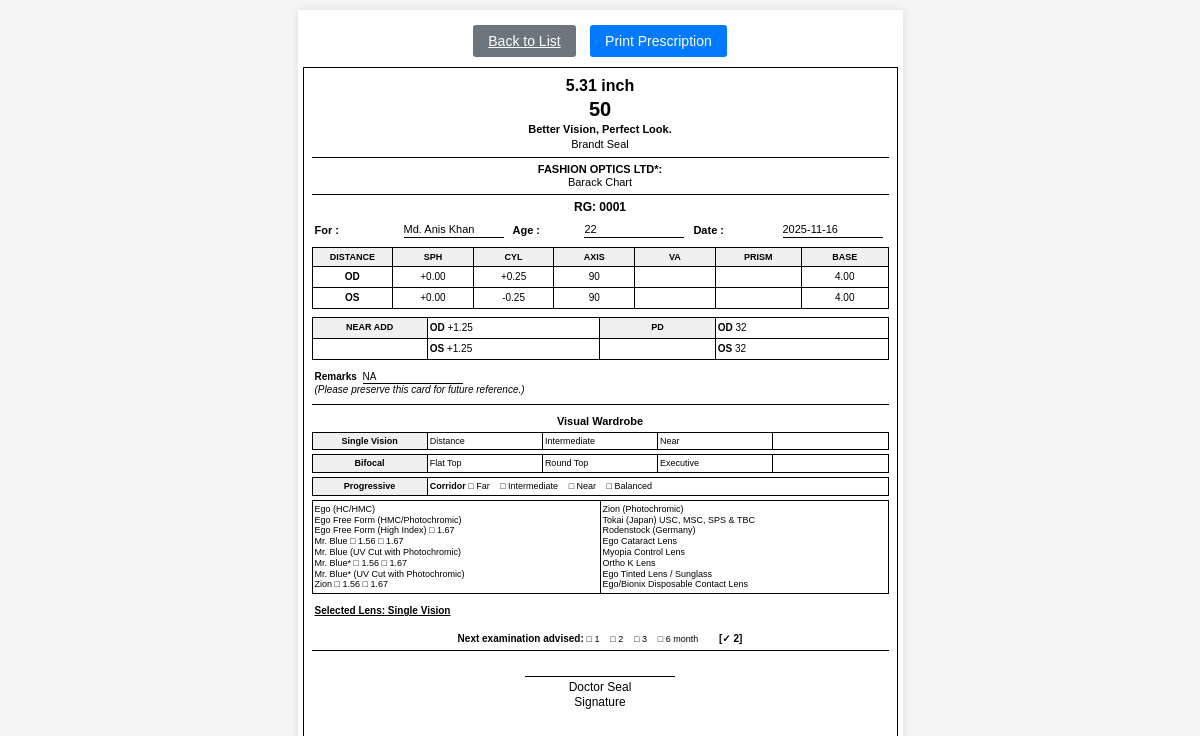
Screenshot of /user/prescriptions.php?action=view&id=1 (signed in) with the database file from the repository.
### tables this page shows
CREATE TABLE
  `prescriptions` (
    `id` int (11) NOT NULL,
    `patient_name` varchar(255) NOT NULL,
    `age` int (11) DEFAULT NULL,
    `date` date NOT NULL,
    `od_sph` varchar(20) DEFAULT NULL,
    `od_cyl` varchar(20) DEFAULT NULL,
    `od_axis` varchar(20) DEFAULT NULL,
    `od_va` varchar(20) DEFAULT NULL,
    `od_prism` varchar(20) DEFAULT NULL,
    `od_base` varchar(20) DEFAULT NULL,
    `os_sph` varchar(20) DEFAULT NULL,
    `os_cyl` varchar(20) DEFAULT NULL,
    `os_axis` varchar(20) DEFAULT NULL,
    `os_va` varchar(20) DEFAULT NULL,
    `os_prism` varchar(20) DEFAULT NULL,
    `os_base` varchar(20) DEFAULT NULL,
    `near_add_od` varchar(20) DEFAULT NULL,
    `near_add_os` varchar(20) DEFAULT NULL,
    `pd_od` varchar(20) DEFAULT NULL,
    `pd_os` varchar(20) DEFAULT NULL,
    `remarks` text DEFAULT NULL,
    `lens_type` varchar(255) DEFAULT NULL,
    `next_examination` varchar(50) DEFAULT NULL,
    `created_by` int (11) DEFAULT NULL,
    `created_at` timestamp NOT NULL DEFAULT current_timestamp()
  );

### user/models/Prescription.php (called while the page is built, shortened)
<?php
class Prescription
{
    private $conn;
    private $table_name = "prescriptions";
    public $id;
    public function __construct($db)
    {
        $this->conn = $db;
    }
    public function readOne()
    {
        $query = "SELECT * FROM " . $this->table_name . " WHERE id = ? LIMIT 0,1";
        $stmt = $this->conn->prepare($query);
        $stmt->bindParam(1, $this->id);
        $stmt->execute();
        $row = $stmt->fetch(PDO::FETCH_ASSOC);
        if ($row) {
            $this->patient_name = $row['patient_name'];
            $this->age = $row['age'];
            $this->date = $row['date'];
            $this->od_sph = $row['od_sph'];
            $this->od_cyl = $row['od_cyl'];
            $this->od_axis = $row['od_axis'];
            $this->od_base = $row['od_base'];
            $this->os_sph = $row['os_sph'];
            $this->os_cyl = $row['os_cyl'];
            $this->os_axis = $row['os_axis'];
            $this->os_base = $row['os_base'];
            $this->near_add_od = $row['near_add_od'];
            $this->near_add_os = $row['near_add_os'];
            $this->pd_od = $row['pd_od'];
            $this->pd_os = $row['pd_os'];
            $this->remarks = $row['remarks'];
            $this->lens_type = $row['lens_type'];
            $this->next_examination = $row['next_examination'];
            return true;
        }
        return false;
    }
}
?>

### user/views/prescriptions/view.php (the view, shortened to what this page needs)
<!DOCTYPE html>
<html lang="en">
<head>
</head>
<body>
    <div class="container">
        <div class="btn-container no-print">
            <a href="prescriptions.php" class="btn btn-secondary">Back to List</a>
            <button onclick="window.print()" class="btn btn-primary">Print Prescription</button>
        </div>
        <div class="prescription-report">
            <div class="header-section compact-row">
                <h1>5.31 inch</h1>
                <h2>50</h2>
                <div class="tagline">Better Vision, Perfect Look.</div>
                <div class="brand">Brandt Seal</div>
            </div>
            <div class="divider"></div>
            <div class="company-info compact-row">
                <strong>FASHION OPTICS LTD*:</strong><br>
                Barack Chart
            </div>
            <div class="divider"></div>
            <div style="text-align: center; margin: 5px 0;" class="compact-row">
                <strong>RG: 0001</strong>
            </div>
            <div class="patient-info compact-row">
                <table>
                    <tr>
                        <td width="15%"><strong>For :</strong></td>
                        <td><span
                                class="empty-field"><?php echo htmlspecialchars($prescription->patient_name); ?></span>
                        </td>
                        <td width="12%"><strong>Age :</strong></td>
                        <td><span class="empty-field"><?php echo htmlspecialchars($prescription->age); ?></span></td>
                        <td width="15%"><strong>Date :</strong></td>
                        <td><span class="empty-field"><?php echo htmlspecialchars($prescription->date); ?></span></td>
                    </tr>
                </table>
            </div>
            <table class="prescription-table compact-row">
                <thead>
                    <tr>
                        <th width="14%">DISTANCE</th>
                        <th width="14%">SPH</th>
                        <th width="14%">CYL</th>
                        <th width="14%">AXIS</th>
                        <th width="14%">VA</th>
                        <th width="15%">PRISM</th>
                        <th width="15%">BASE</th>
                    </tr>
                </thead>
                <tbody>
                    <tr>
                        <td><strong>OD</strong></td>
                        <td><?php echo htmlspecialchars($prescription->od_sph); ?></td>
                        <td><?php echo htmlspecialchars($prescription->od_cyl); ?></td>
                        <td><?php echo htmlspecialchars($prescription->od_axis); ?></td>
                        <td><?php echo htmlspecialchars($prescription->od_va); ?></td>
                        <td><?php echo htmlspecialchars($prescription->od_prism); ?></td>
                        <td><?php echo htmlspecialchars($prescription->od_base); ?></td>
                    </tr>
                    <tr>
                        <td><strong>OS</strong></td>
                        <td><?php echo htmlspecialchars($prescription->os_sph); ?></td>
                        <td><?php echo htmlspecialchars($prescription->os_cyl); ?></td>
                        <td><?php echo htmlspecialchars($prescription->os_axis); ?></td>
                        <td><?php echo htmlspecialchars($prescription->os_va); ?></td>
                        <td><?php echo htmlspecialchars($prescription->os_prism); ?></td>
                        <td><?php echo htmlspecialchars($prescription->os_base); ?></td>
                    </tr>
                </tbody>
            </table>
            <table class="near-pd-table compact-row">
                <tr>
                    <td width="20%" class="section-title">NEAR ADD</td>
                    <td width="30%">
                        <strong>OD</strong> <?php echo htmlspecialchars($prescription->near_add_od); ?>
                    </td>
                    <td width="20%" class="section-title">PD</td>
                    <td width="30%">
                        <strong>OD</strong> <?php echo htmlspecialchars($prescription->pd_od); ?>
                    </td>
                </tr>
                <tr>
                    <td></td>
                    <td>
                        <strong>OS</strong> <?php echo htmlspecialchars($prescription->near_add_os); ?>
                    </td>
                    <td></td>
                    <td>
                        <strong>OS</strong> <?php echo htmlspecialchars($prescription->pd_os); ?>
                    </td>
                </tr>
            </table>
            <div class="remarks compact-row">
                <strong>Remarks</strong> <span
                    class="empty-field"><?php echo htmlspecialchars($prescription->remarks); ?></span><br>
                <em>(Please preserve this card for future reference.)</em>
            </div>
            <div class="divider"></div>
            <div class="visual-wardrobe">
                <div class="wardrobe-title">Visual Wardrobe</div>
                <table class="wardrobe-table compact-row">
                    <tr>
                        <td width="20%" class="category">Single Vision</td>
                        <td width="20%">Distance</td>
                        <td width="20%">Intermediate</td>
                        <td width="20%">Near</td>
                        <td width="20%"></td>
                    </tr>
                </table>
                <table class="wardrobe-table compact-row">
                    <tr>
                        <td width="20%" class="category">Bifocal</td>
                        <td width="20%">Flat Top</td>
                        <td width="20%">Round Top</td>
                        <td width="20%">Executive</td>
                        <td width="20%"></td>
                    </tr>
                </table>
                <table class="wardrobe-table compact-row">
                    <tr>
                        <td width="20%" class="category">Progressive</td>
                        <td width="80%" colspan="4">
                            <strong>Corridor</strong>
                            <span class="checkbox-option">□ Far</span>
                            <span class="checkbox-option">□ Intermediate</span>
                            <span class="checkbox-option">□ Near</span>
                            <span class="checkbox-option">□ Balanced</span>
                        </td>
                    </tr>
                </table>
                <table class="wardrobe-table compact-row">
                    <tr>
                        <td width="50%">
                            Ego (HC/HMC)<br>
                            Ego Free Form (HMC/Photochromic)<br>
                            Ego Free Form (High Index) □ 1.67<br>
                            Mr. Blue □ 1.56 □ 1.67<br>
                            Mr. Blue (UV Cut with Photochromic)<br>
                            Mr. Blue* □ 1.56 □ 1.67<br>
                            Mr. Blue* (UV Cut with Photochromic)<br>
                            Zion □ 1.56 □ 1.67
                        </td>
                        <td width="50%">
                            Zion (Photochromic)<br>
                            Tokai (Japan) USC, MSC, SPS & TBC<br>
                            Rodenstock (Germany)<br>
                            Ego Cataract Lens<br>
                            Myopia Control Lens<br>
                            Ortho K Lens<br>
                            Ego Tinted Lens / Sunglass<br>
                            Ego/Bionix Disposable Contact Lens
                        </td>
                    </tr>
                </table>
                <div class="lens-selection compact-row">
                    <div class="selected-lens">Selected Lens: <?php echo htmlspecialchars($prescription->lens_type); ?>
                    </div>
                </div>
            </div>
            <div class="examination-advised compact-row">
                <strong>Next examination advised:</strong>
                <span class="checkbox-option">□ 1</span>
                <span class="checkbox-option">□ 2</span>
                <span class="checkbox-option">□ 3</span>
                <span class="checkbox-option">□ 6 month</span>
                <?php
                $next_exam = $prescription->next_examination;
                if ($next_exam == '1')
                    echo '<strong style="margin-left: 10px;">[✓ 1]</strong>';
                elseif ($next_exam == '2')
                    echo '<strong style="margin-left: 10px;">[✓ 2]</strong>';
                elseif ($next_exam == '3')
                    echo '<strong style="margin-left: 10px;">[✓ 3]</strong>';
                elseif ($next_exam == '6')
                    echo '<strong style="margin-left: 10px;">[✓ 6 month]</strong>';
                ?>
            </div>
            <div class="divider"></div>
            <div class="signature-section">
                <div class="signature-line"></div>
                <div>Doctor Seal</div>
                <div>Signature</div>
            </div>
        </div>
    </div>
</body>
</html>

### user/views/prescriptions/view.php (style rules this page uses)
body { font-family: Arial, sans-serif; margin: 0; padding: 0; background-color: #f5f5f5; }
.container { max-width: 595px; height: 842px; margin: 10px auto; background: white; padding: 5px; box-shadow: 0 0 10px rgba(0, 0, 0, 0.1); }
.prescription-report { width: 100%; height: 100%; border: 1px solid #000; padding: 8px; box-sizing: border-box; line-height: 1.2; font-size: 12px; }
.header-section { text-align: center; margin-bottom: 8px; }
.header-section h1 { font-size: 16px; margin: 0; font-weight: bold; }
.header-section h2 { font-size: 20px; margin: 2px 0; font-weight: bold; }
.header-section .tagline { font-weight: bold; margin: 2px 0; font-size: 11px; }
.header-section .brand { margin: 2px 0; font-size: 11px; }
.divider { border-top: 1px solid #000; margin: 5px 0; }
.company-info { text-align: center; margin: 5px 0; font-size: 11px; }
.patient-info { margin: 8px 0; }
.patient-info table { width: 100%; border-collapse: collapse; }
.patient-info td { padding: 1px 3px; font-size: 11px; }
.prescription-table { width: 100%; border-collapse: collapse; margin: 8px 0; font-size: 10px; }
.prescription-table th, .prescription-table td { border: 1px solid #000; padding: 4px 2px; text-align: center; vertical-align: middle; }
.prescription-table th { background-color: #f0f0f0; font-weight: bold; font-size: 9px; }
.near-pd-table { width: 100%; border-collapse: collapse; margin: 8px 0; font-size: 10px; }
.near-pd-table td { border: 1px solid #000; padding: 4px 2px; vertical-align: top; }
.near-pd-table .section-title { font-weight: bold; background-color: #f0f0f0; text-align: center; font-size: 9px; }
.remarks { margin: 8px 0; padding: 3px; font-size: 10px; }
.visual-wardrobe { margin: 10px 0; }
.wardrobe-title { font-weight: bold; margin-bottom: 3px; text-align: center; font-size: 11px; }
.wardrobe-table { width: 100%; border-collapse: collapse; margin: 3px 0; font-size: 9px; }
.wardrobe-table td { border: 1px solid #000; padding: 3px 2px; vertical-align: top; }
.wardrobe-table .category { font-weight: bold; background-color: #f0f0f0; text-align: center; }
.checkbox-option { display: inline-block; margin-right: 8px; font-size: 9px; }
.examination-advised { margin: 8px 0; text-align: center; font-size: 10px; }
.signature-section { text-align: center; margin-top: 15px; }
.signature-line { border-top: 1px solid #000; width: 150px; margin: 25px auto 3px; }
.btn-container { text-align: center; margin: 10px 0; }
.btn { padding: 8px 15px; margin: 0 5px; border: none; border-radius: 3px; cursor: pointer; font-size: 14px; }
.btn-primary { background-color: #007bff; color: white; }
.btn-secondary { background-color: #6c757d; color: white; }
.empty-field { display: inline-block; border-bottom: 1px solid #000; min-width: 100px; margin: 0 3px; }
.lens-selection { margin: 5px 0; padding: 3px; font-size: 10px; }
.selected-lens { font-weight: bold; text-decoration: underline; margin: 3px 0; }
.compact-row { margin-bottom: 4px; }

### rows the page displays
prescriptions: patient_name "Md. Anis Khan", age "22", date "2025-11-16", od_sph "+0.00", od_cyl "+0.25", od_axis "90", od_base "4.00", os_sph "+0.00", os_cyl "-0.25", os_axis "90", os_base "4.00", near_add_od "+1.25", pd_od "32", near_add_os "+1.25", pd_os "32", remarks "NA", lens_type "Single Vision"
